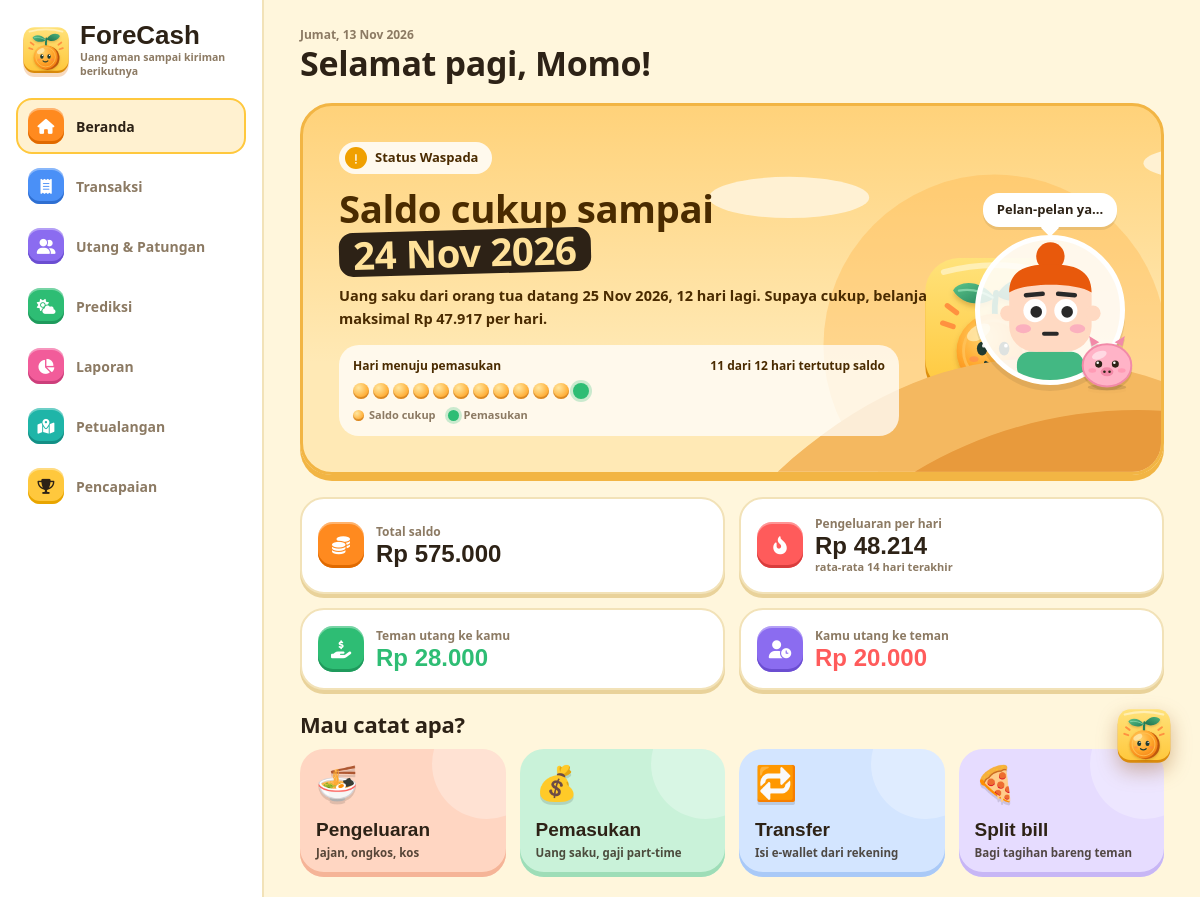
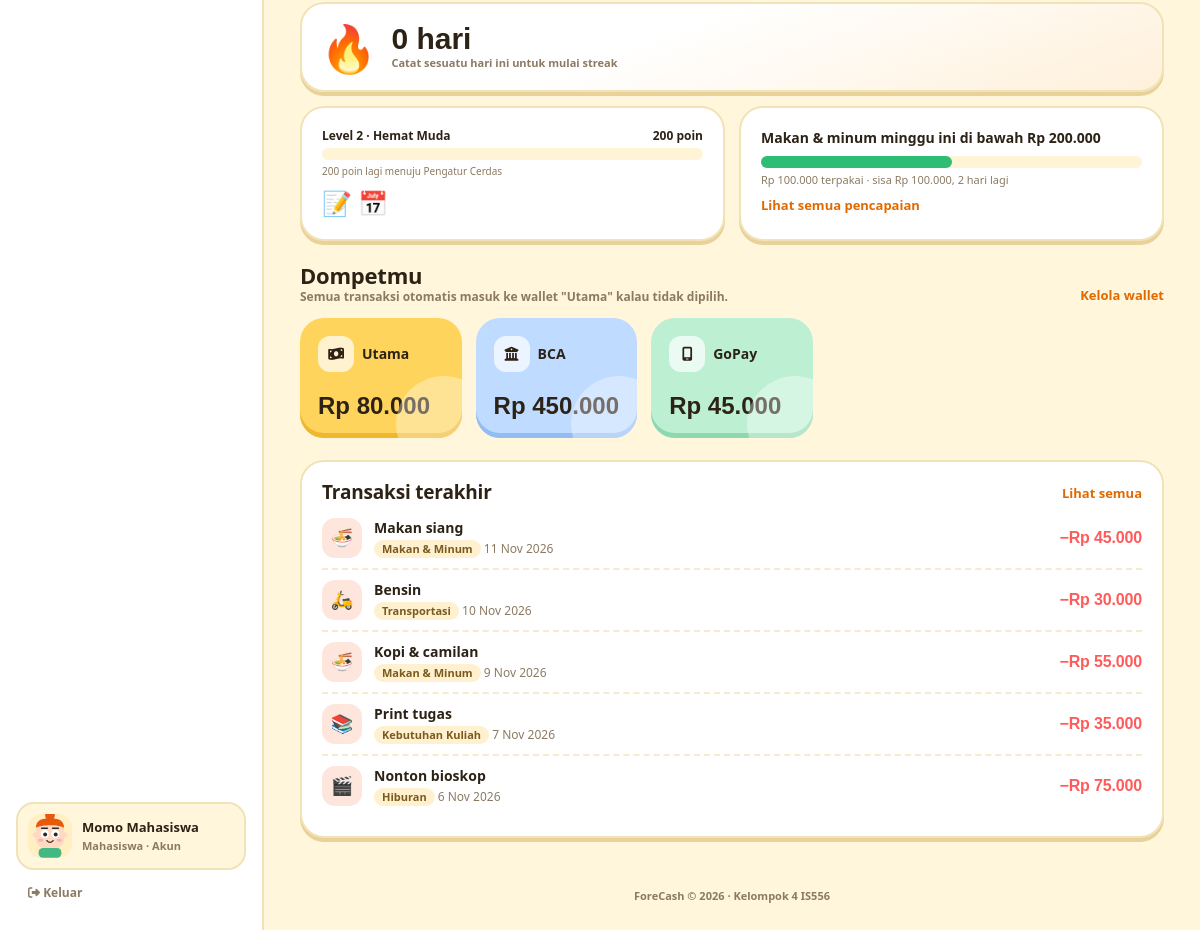
/pages/dashboard.php (signed in), run on the app's committed database (2 pictures, top to bottom).
### tables this page shows
CREATE TABLE users (
  user_id       INT NOT NULL AUTO_INCREMENT PRIMARY KEY,
  nama          VARCHAR(100) NOT NULL,
  email         VARCHAR(100) NOT NULL UNIQUE,           
  password_hash VARCHAR(255) NOT NULL,
  role          ENUM('mahasiswa','orangtua') NOT NULL DEFAULT 'mahasiswa',
  kode_hubung   CHAR(8) NULL UNIQUE,                    
  batas_harian  DECIMAL(12,2) NOT NULL DEFAULT 0,
  avatar        VARCHAR(4) NOT NULL DEFAULT 'a1',           
  created_at    DATETIME NOT NULL DEFAULT CURRENT_TIMESTAMP
);

CREATE TABLE income_schedules (
  schedule_id       INT NOT NULL AUTO_INCREMENT PRIMARY KEY,
  user_id           INT NOT NULL,
  sumber            VARCHAR(50) NOT NULL,
  nominal           DECIMAL(12,2) NOT NULL,
  tanggal_perkiraan DATE NOT NULL,
  status            ENUM('menunggu','diterima') NOT NULL DEFAULT 'menunggu',
  FOREIGN KEY (user_id) REFERENCES users(user_id) ON DELETE CASCADE
);

CREATE TABLE wallets (
  wallet_id  INT NOT NULL AUTO_INCREMENT PRIMARY KEY,
  user_id    INT NOT NULL,
  nama       VARCHAR(50) NOT NULL,
  tipe       ENUM('tunai','bank','ewallet') NOT NULL DEFAULT 'tunai',
  saldo_awal DECIMAL(12,2) NOT NULL DEFAULT 0,
  FOREIGN KEY (user_id) REFERENCES users(user_id) ON DELETE CASCADE
);

CREATE TABLE transactions (
  transaction_id   INT NOT NULL AUTO_INCREMENT PRIMARY KEY,
  user_id          INT NOT NULL,
  wallet_id        INT NOT NULL,
  wallet_tujuan_id INT NULL,
  category_id      INT NULL,
  jenis            ENUM('pemasukan','pengeluaran','transfer') NOT NULL,
  nominal          DECIMAL(12,2) NOT NULL,
  keterangan       VARCHAR(150) NOT NULL,
  tanggal          DATE NOT NULL,
  bukti            VARCHAR(64) NULL,                     
  created_at       DATETIME NOT NULL DEFAULT CURRENT_TIMESTAMP,
  FOREIGN KEY (user_id)          REFERENCES users(user_id) ON DELETE CASCADE,
  FOREIGN KEY (wallet_id)        REFERENCES wallets(wallet_id) ON DELETE CASCADE,
  FOREIGN KEY (wallet_tujuan_id) REFERENCES wallets(wallet_id) ON DELETE CASCADE,
  FOREIGN KEY (category_id)      REFERENCES categories(category_id) ON DELETE SET NULL
);

CREATE TABLE categories (
  category_id INT NOT NULL AUTO_INCREMENT PRIMARY KEY,
  user_id     INT NULL,
  nama        VARCHAR(50) NOT NULL,
  jenis       ENUM('pemasukan','pengeluaran') NOT NULL,
  FOREIGN KEY (user_id) REFERENCES users(user_id) ON DELETE CASCADE
);

### pages/dashboard.php (the view, shortened to what the rows shown need)
<?php
require_once __DIR__ . '/../includes/functions.php';
$user = require_login('mahasiswa');
$uid = $user['user_id'];
$f = forecast($uid);
$wallets = wallets_with_balance($uid);
$recent = rows("SELECT t.tanggal, t.jenis, t.nominal, t.keterangan, c.nama AS kategori, w.nama AS wallet, w2.nama AS wallet_tujuan
                FROM transactions t JOIN wallets w ON w.wallet_id = t.wallet_id
                LEFT JOIN wallets w2 ON w2.wallet_id = t.wallet_tujuan_id
                LEFT JOIN categories c ON c.category_id = t.category_id
                WHERE t.user_id = ? ORDER BY t.tanggal DESC, t.transaction_id DESC LIMIT 5", 'i', $uid);
$title = 'Dashboard'; $active = 'dashboard';
require __DIR__ . '/../includes/layout/header.php';
$ikon = ['tunai' => 'fa-money-bill-wave', 'bank' => 'fa-building-columns', 'ewallet' => 'fa-mobile-screen'];
?>
<?php require __DIR__ . '/../includes/layout/warning.php'; ?>
<section aria-label="Saldo per wallet">
    <div class="fc-wallets">
        <?php foreach ($wallets as $i => $w): ?>
            <div class="wallet-card fc-w<?= $i % 5 ?>">
                <p class="flex items-center gap-2 text-sm font-bold"><span class="fc-wallet-icon"><i class="fa-solid <?= $ikon[$w['tipe']] ?>"></i></span> <?= e($w['nama']) ?></p>
                <p class="fc-stat-value"><?= rupiah($w['saldo']) ?></p>
            </div>
        <?php endforeach; ?>
    </div>
</section>
<section class="hs-card p-5" aria-label="Transaksi terakhir">
    <?php foreach ($recent as $t):
        $kelas = ['pemasukan' => 'is-in', 'pengeluaran' => 'is-out', 'transfer' => 'is-move'][$t['jenis']];
        $emoji = $t['jenis'] === 'transfer' ? '🔁' : kategori_emoji($t['kategori'], $t['jenis']); ?>
        <div class="fc-tx">
            <span class="fc-tx-icon <?= $kelas ?>"><?= $emoji ?></span>
            <div class="min-w-0 flex-1">
                <p class="font-bold text-sm truncate"><?= e($t['keterangan']) ?></p>
                <p class="text-xs text-slate-500 mt-0.5">
                    <span class="fc-chip"><?= $t['jenis'] === 'transfer' ? e($t['wallet']) . ' ke ' . e($t['wallet_tujuan']) : e($t['kategori'] ?? 'Lainnya') ?></span>
                    <?= tgl($t['tanggal']) ?>
                </p>
            </div>
            <p class="font-display font-extrabold text-base <?= ['pemasukan' => 'text-hsGreen', 'pengeluaran' => 'text-hsRed', 'transfer' => 'text-hsBlue'][$t['jenis']] ?>">
                <?= ['pemasukan' => '+', 'pengeluaran' => '−', 'transfer' => ''][$t['jenis']] ?><?= rupiah($t['nominal']) ?>
            </p>
        </div>
    <?php endforeach; ?>
</section>
<?php require __DIR__ . '/../includes/layout/footer.php'; ?>

### includes/layout/header.php (shortened to what the rows shown need)
<?php
$hariIni = ['Minggu', 'Senin', 'Selasa', 'Rabu', 'Kamis', 'Jumat', 'Sabtu'][date('w')] . ', ' . tgl(date('Y-m-d'));
$jam = (int)date('G');
$sapaan = $jam < 11 ? 'Selamat pagi' : ($jam < 15 ? 'Selamat siang' : ($jam < 18 ? 'Selamat sore' : 'Selamat malam'));
?>
<!DOCTYPE html>
<html lang="id">
<head>
    <script src="https://cdn.tailwindcss.com"></script>
    <link href="https://api.fontshare.com/v2/css?f[]=satoshi@300,400,500,700,900&display=swap" rel="stylesheet">
    <link rel="stylesheet" href="https://cdnjs.cloudflare.com/ajax/libs/font-awesome/6.4.0/css/all.min.css">
    <link rel="stylesheet" href="../assets/css/styles.css?v=<?= filemtime(__DIR__ . '/../../assets/css/styles.css') ?>">
</head>
<body class="fc-body">
<aside class="fc-side" aria-label="Menu utama">
    <div class="fc-side-foot">
        <a href="akun.php" class="fc-me <?= $active === 'akun' ? 'is-active' : '' ?>">
            <span class="min-w-0">
                <span class="fc-me-name"><?= e($user['nama']) ?></span>
                <span class="fc-me-role"><?= $user['role'] === 'orangtua' ? 'Orang tua' : 'Mahasiswa' ?> · Akun</span>
            </span>
        </a>
    </div>
</aside>
<div class="fc-main">
    <header class="fc-top">
        <div class="min-w-0">
            <p class="fc-top-date"><?= $hariIni ?></p>
            <h1 class="fc-top-title"><?= $active === 'dashboard' ? $sapaan . ', ' . e(explode(' ', $user['nama'])[0]) . '!' : e($title) ?></h1>
        </div>
    </header>
<main class="fc-content">

### includes/layout/warning.php (shortened to what the rows shown need)
<?php
$st = $f['status'];
$label = ['aman' => 'Aman', 'waspada' => 'Waspada', 'kritis' => 'Kritis'][$st];
$dot = ['aman' => ['#2EBD74', 'fa-check'], 'waspada' => ['#F0A000', 'fa-exclamation'], 'kritis' => ['#FF5B5B', 'fa-bolt']][$st];
$hariTotal = $f['sisa_hari'] ? min(45, $f['sisa_hari']) : 0;
$hariAman = $f['runway'] === null ? $hariTotal : min($hariTotal, $f['runway']);
?>
<section class="fc-hero" data-status="<?= $st ?>" aria-label="Peringatan dini">
    <div class="fc-hero-text">
        <span class="fc-hero-badge">
            <span class="fc-hero-dot" style="background:<?= $dot[0] ?>"><i class="fa-solid <?= $dot[1] ?>"></i></span>
            Status <?= $label ?>
        </span>
        <h2>
            <?php if ($f['burn'] <= 0): ?>
                Belum ada pengeluaran yang tercatat.
            <?php elseif ($f['saldo'] <= 0): ?>
                Saldo sudah habis.
            <?php else: ?>
                Saldo cukup sampai <span class="fc-hero-date"><?= tgl($f['habis']) ?></span>
            <?php endif; ?>
        </h2>
        <p>
            <?php if ($f['next']): ?>
                <?= e($f['next']['sumber']) ?> datang <?= tgl($f['next']['tanggal_perkiraan']) ?>, <?= $f['sisa_hari'] ?> hari lagi.
                <?php if ($st !== 'aman' && $f['batas_aman'] !== null): ?>
                    Supaya cukup, belanja maksimal <strong><?= rupiah($f['batas_aman']) ?></strong> per hari.
                <?php endif; ?>
            <?php else: ?>
                Belum ada jadwal pemasukan. Tambahkan di menu Prediksi supaya peringatannya lebih tepat.
            <?php endif; ?>
        </p>
        <?php if ($hariTotal > 0): ?>
            <div class="fc-days">
                <div class="fc-days-head">
                </div>
                <div class="fc-days-row">
                    <?php for ($i = 1; $i <= $hariTotal; $i++): ?>
                        <span class="fc-day <?= $i === $hariTotal ? 'is-pay' : ($i <= $hariAman ? 'is-ok' : 'is-short') ?>"
                              title="<?= tgl(date('Y-m-d', strtotime("+$i day"))) ?>"></span>
                    <?php endfor; ?>
                </div>
                <div class="fc-days-legend">
                </div>
            </div>
        <?php elseif ($f['runway'] !== null): ?>
            <div class="fc-days"><div class="fc-days-head"><span>Daya tahan saldo</span><span><?= $f['runway'] ?> hari lagi</span></div></div>
        <?php endif; ?>
    </div>
</section>

### data on the page
users: nama "Momo Mahasiswa", nama "Momo"
income_schedules: sumber "Uang saku dari orang tua", tanggal_perkiraan "25 Nov 2026"
wallets: nama "Utama", saldo "Rp 80.000"
wallets: nama "BCA", saldo "Rp 450.000"
wallets: nama "GoPay", saldo "Rp 45.000"
transactions: jenis.nama "🍜", keterangan "Makan siang", category.nama "Makan & Minum", tanggal "11 Nov 2026", jenis "−", nominal "Rp 45.000"
transactions: jenis.nama "🛵", keterangan "Bensin", category.nama "Transportasi", tanggal "10 Nov 2026", jenis "−", nominal "Rp 30.000"
transactions: jenis.nama "🍜", keterangan "Kopi & camilan", category.nama "Makan & Minum", tanggal "9 Nov 2026", jenis "−", nominal "Rp 55.000"
transactions: jenis.nama "📚", keterangan "Print tugas", category.nama "Kebutuhan Kuliah", tanggal "7 Nov 2026", jenis "−", nominal "Rp 35.000"
transactions: jenis.nama "🎬", keterangan "Nonton bioskop", category.nama "Hiburan", tanggal "6 Nov 2026", jenis "−", nominal "Rp 75.000"

### other printed values
$label "Beranda"
$label "Transaksi"
$label "Utang & Patungan"
$label "Prediksi"
$label "Laporan"
$label "Petualangan"
$label "Pencapaian"
$hariIni "Jumat, 13 Nov 2026"
$label "Waspada"
tgl($f['habis']) "24 Nov 2026"
$f['sisa_hari'] "12"
rupiah($f['batas_aman']) "Rp 47.917"
$hariAman "11"
$hariTotal "12"
$kata "Pelan-pelan ya..."
